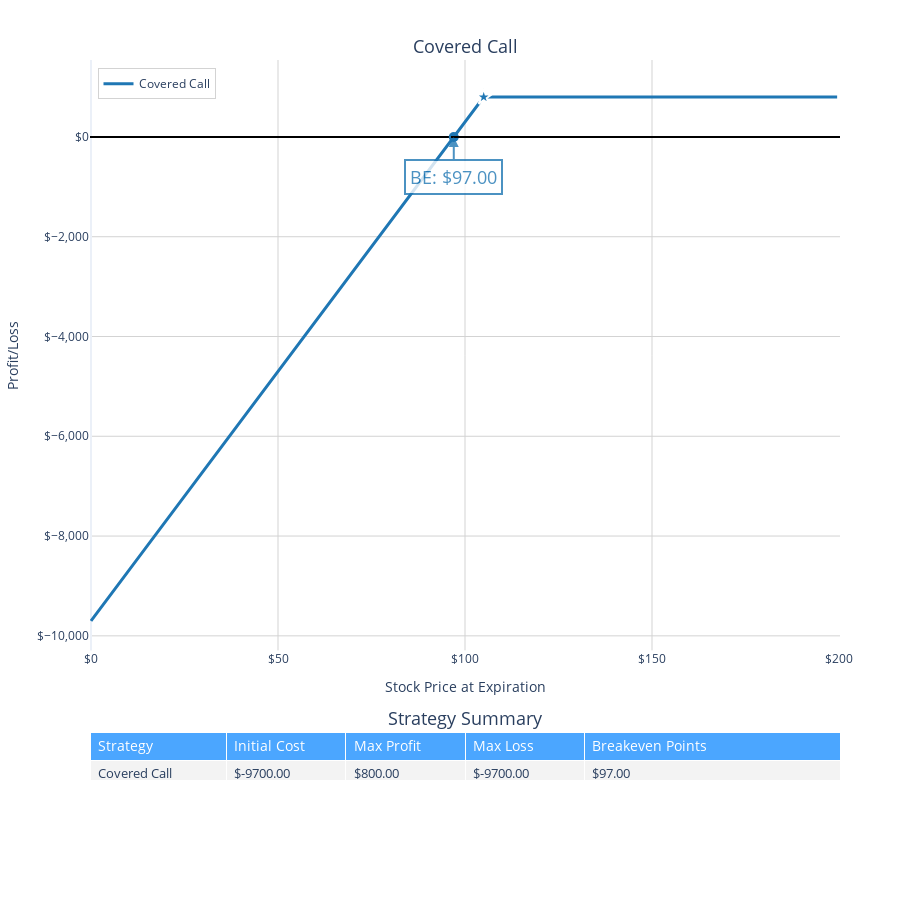

Source (notebook cell):
### Markdown cell above
### Covered Call

### Code cell
covered_call = OptionsStrategy("Covered Call")
covered_call.add_stock(100)  # Long stock at $100
covered_call.add_option('call', 105, 3, position=-1)  # Short call

ploting.plot_strategy_pnl_plotly(
    [covered_call],
    (0,200,0.5),
    "Covered Call"
)

### Figure 1 — Plotly figure (JSON) as saved in the notebook; plotly's stock layout.template omitted (floating-point values rounded to 4 significant figures; data arrays with more than 128 entries replaced by an {"elided": "..."} marker saying what was removed)
{"data": [{"hovertemplate": "<b>Covered Call</b><br>Stock Price: $%{x:.2f}<br>P&L: $%{y:.2f}<br>Initial Cost: $-9700.00<br>Max Profit: $800.00<br>Max Loss: $-9700.00", "line": {"color": "#1f77b4", "width": 3}, "mode": "lines", "name": "Covered Call", "type": "scatter", "x": {"elided": "400 float values"}, "xaxis": "x", "y": {"elided": "400 int values"}, "yaxis": "y"}, {"hovertemplate": "Breakeven: $97.00", "marker": {"color": "#1f77b4", "size": 10, "symbol": "circle"}, "mode": "markers", "name": "Covered Call BE: $97.00", "showlegend": false, "type": "scatter", "x": [97], "xaxis": "x", "y": [0], "yaxis": "y"}, {"hovertemplate": "Max Profit: $800.00<br>at Stock Price: $105.00", "marker": {"color": "#1f77b4", "line": {"color": "white", "width": 2}, "size": 12, "symbol": "star"}, "mode": "markers", "name": "Covered Call Max Profit", "showlegend": false, "type": "scatter", "x": [105], "xaxis": "x", "y": [800], "yaxis": "y"}, {"cells": {"align": "left", "fill": {"color": [["rgba(240, 240, 240, 0.8)"], ["rgba(240, 240, 240, 0.8)"], ["rgba(240, 240, 240, 0.8)"], ["rgba(240, 240, 240, 0.8)"], ["rgba(240, 240, 240, 0.8)"]]}, "font": {"size": 13}, "values": [["Covered Call"], ["$-9700.00"], ["$800.00"], ["$-9700.00"], ["$97.00"]]}, "columnwidth": [0.8, 0.7, 0.7, 0.7, 1.5], "domain": {"x": [0, 1], "y": [0, 0.18]}, "header": {"align": "left", "fill": {"color": "rgba(30, 144, 255, 0.8)"}, "font": {"color": "white", "size": 14}, "values": ["Strategy", "Initial Cost", "Max Profit", "Max Loss", "Breakeven Points"]}, "type": "table"}], "layout": {"annotations": [{"font": {"size": 18}, "showarrow": false, "text": "Covered Call", "x": 0.5, "xanchor": "center", "xref": "paper", "y": 1, "yanchor": "bottom", "yref": "paper"}, {"font": {"size": 18}, "showarrow": false, "text": "Strategy Summary", "x": 0.5, "xanchor": "center", "xref": "paper", "y": 0.18, "yanchor": "bottom", "yref": "paper"}, {"arrowcolor": "#1f77b4", "arrowhead": 2, "arrowsize": 1, "arrowwidth": 2, "ax": 0, "ay": 40, "bgcolor": "white", "bordercolor": "#1f77b4", "borderpad": 4, "borderwidth": 2, "font": {"color": "#1f77b4", "size": 18}, "opacity": 0.8, "showarrow": true, "text": "BE: $97.00", "x": 97, "xref": "x", "y": 0, "yref": "y"}], "height": 900, "hoverlabel": {"bgcolor": "white", "font": {"family": "Arial", "size": 14}}, "hovermode": "closest", "legend": {"bgcolor": "rgba(255, 255, 255, 0.8)", "bordercolor": "lightgrey", "borderwidth": 1, "x": 0.01, "y": 0.99}, "margin": {"b": 20, "l": 60, "r": 60, "t": 60}, "shapes": [{"line": {"color": "black", "dash": "dash", "width": 2}, "type": "line", "x0": 0, "x1": 200, "xref": "x", "y0": 0, "y1": 0, "yref": "y"}], "xaxis": {"anchor": "y", "domain": [0, 1], "gridcolor": "lightgrey", "tickprefix": "$", "title": {"text": "Stock Price at Expiration"}}, "yaxis": {"anchor": "x", "domain": [0.28, 1], "gridcolor": "lightgrey", "tickformat": ",.0f", "tickprefix": "$", "title": {"text": "Profit/Loss"}, "zerolinecolor": "black", "zerolinewidth": 2}}}
